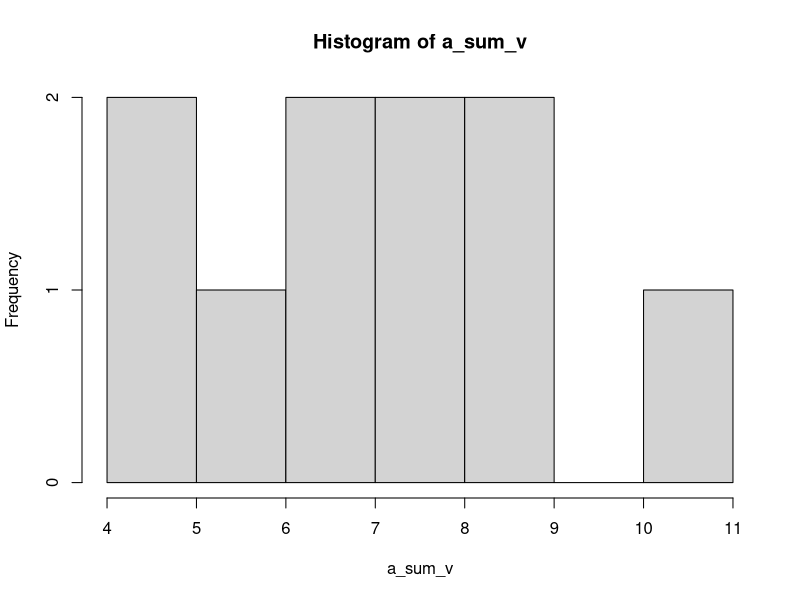
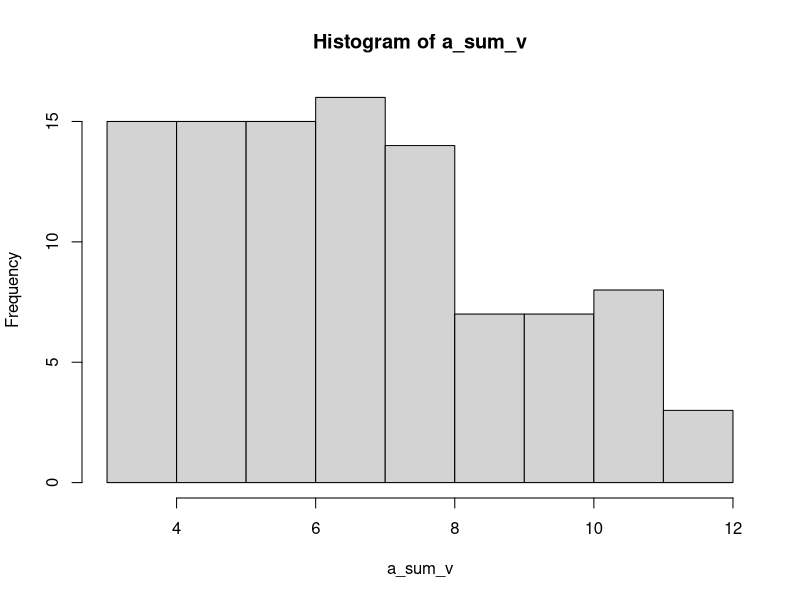
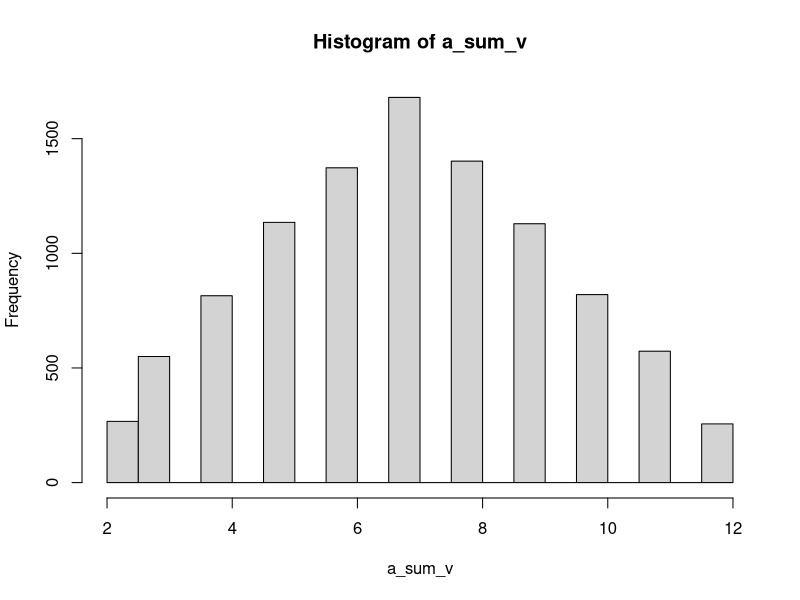

Here is the R script that generated these plots, in order:
dice_sum=function(x){
  a_sum_v=NULL
  for(i in 1:x){
    a_1_sum=NULL
    for(i in 1:2){
      a_1=sample(1:6, 1)
      a_1_sum=rbind(a_1_sum, a_1)
    }
    a_sum=sum(a_1_sum)
    a_sum_v=rbind(a_sum_v, a_sum)
  }
  hist(a_sum_v)
}
dice_sum(10)
dice_sum(100)
dice_sum(10000)